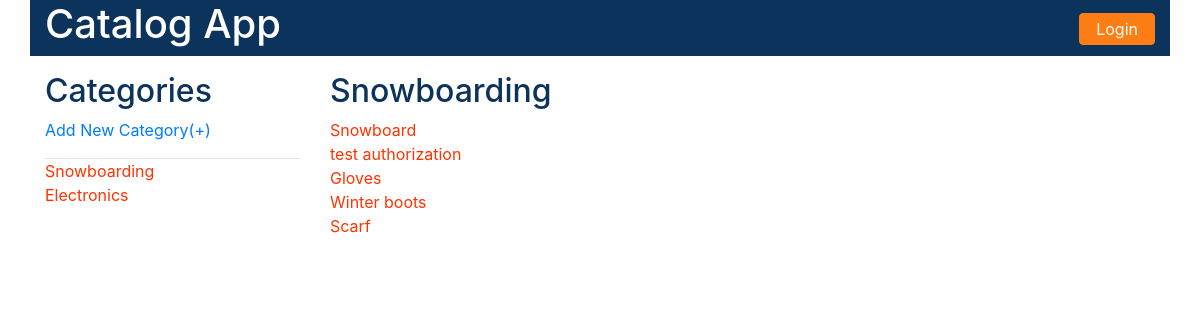
/catalog/Snowboarding/items/, run on an earlier commit of the app's database.
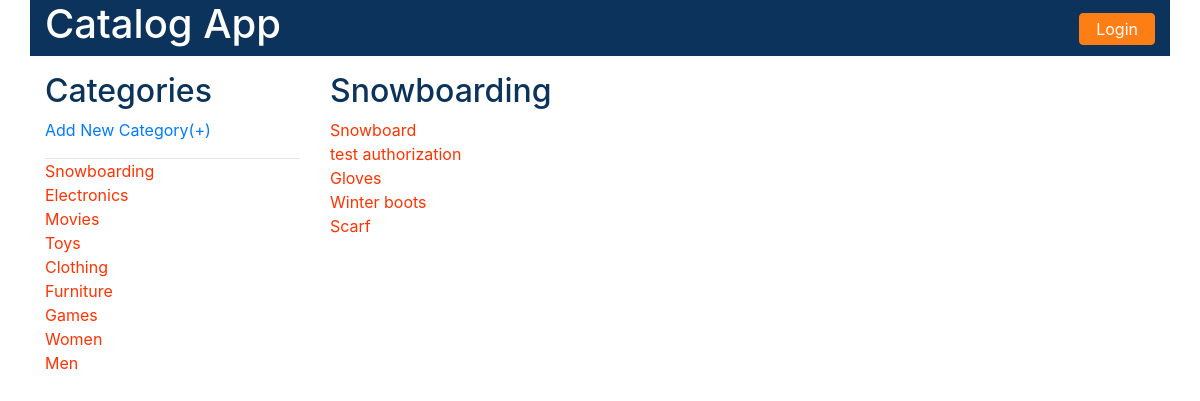
And on a later commit of the database.
### models.py (models this page shows, shortened)
class Category(Base):
    __tablename__ = 'category'
    id = Column(Integer, primary_key=True)
    name = Column(String(250))
    user_id = Column(Integer, ForeignKey('user.id'))
    user = relationship(User)

class Item(Base):
    __tablename__ = 'item'
    id = Column(Integer, primary_key=True)
    name = Column(String(250))
    description = Column(String(1500))
    category_id = Column(Integer, ForeignKey('category.id'))
    user_id = Column(Integer, ForeignKey('user.id'))
    category = relationship(Category)
    user = relationship(User)

### catalogViews.py (the view)
@app.route('/catalog/<category_name>/')
@app.route('/catalog/<category_name>/items/')
def show_category_items(category_name):
    try:
        category = session.query(Category).filter_by(
            name=category_name).first()
        categories = session.query(Category).all()
        if category is not None:
            items = session.query(Item).filter_by(category_id=category.id)
            if 'username' not in login_session:
                return render_template('public_category.html',
                                       category=category, items=items,
                                       categories=categories)
            else:
                return render_template('category.html',
                                       category=category, items=items,
                                       categories=categories)
        else:
            return "No Items to display"
    except:
        print("""show_category_items:
         Exception communicating with the database.""")

### templates/public_category.html (shortened to what this page needs)
<!DOCTYPE html>
<html lang="en">
<head>
    <link rel="stylesheet" href="{{ url_for('static', filename='css/bootstrap.css') }}">
    <link rel="stylesheet" href="{{ url_for('static', filename='css/style.css') }}">
</head>
<body>
<main class="container">
    <header class="row">
        <h1 class="col-md-4 text-left"><a href="{{url_for('show_categories')}}" style="color:white">Catalog App</a></h1>
        <div class="col-md-6"></div>
        <div class="col-md-2 text-right">
            {% if not session['username'] %}
            <form method="GET" action="{{url_for('showLogin')}}">
                <button type="submit" class="text-center btn btn-default login">Login</button>
            </form>
            {% endif %}
        </div>
    </header>
    <section class="row vdivide">
        <sidebar class="col-md-3">
            <h2>Categories</h2>
            <form action="#" method="POST">
                <a href="{{url_for('add_category')}}">Add New Category(+)</a>
                <hr/>
                <ul class="text-left">
                    {% for category in categories %}
                    <li>
                        <a
                                href="{{url_for('show_category_items', category_name = category.name)}}"><span
                                class="item-category">{{category.name}}</span>
                        </a>
                    </li>
                    {% endfor %}
                </ul>
            </form>
        </sidebar>
        <section class="col-md-9 items">
            <h2>{{category.name}}</h2>
            <ul class="text-left">
                {% for item in items %}
                <li>
                    <a href="{{url_for('show_item', category_name = category.name, item_name = item.name)}}"><span
                            class="item-category">{{item.name}}</span></a>
                </li>
                {% endfor %}
            </ul>
        </section>
    </section>
</main>
</body>
</html>

### static/css/style.css (style rules this page uses)
.item-category { color: #ff3300; }
h2 { color: #0b335c; }
hr { margin: 1em 0 0 0; }
section { margin-top: 1em; }
section.items { margin-top: 0; }
header { background-color: #0b335c; }
ul { list-style: none; padding-left: 0px; }
.login { background-color: #fd7e14; border-color: #fd7e14; margin: 0.8em 0 0.5em 0; padding: 0.2em 1em 0.2em 1em; color: white; }

What changed in the data, as far as the page shows it:
added Category: name "Movies"
added Category: name "Toys"
added Category: name "Clothing"
added Category: name "Furniture"
added Category: name "Games"
added Category: name "Women"
added Category: name "Men"
